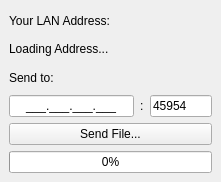
<?xml version="1.0" encoding="UTF-8"?>
<ui version="4.0">
 <class>ViewGUI</class>
 <widget class="QMainWindow" name="ViewGUI">
  <property name="geometry">
   <rect>
    <x>0</x>
    <y>0</y>
    <width>221</width>
    <height>182</height>
   </rect>
  </property>
  <property name="windowTitle">
   <string>P2P Listen</string>
  </property>
  <widget class="QWidget" name="centralwidget">
   <layout class="QVBoxLayout" name="verticalLayout" stretch="0,0,0,1,0,5">
    <item>
     <widget class="QLabel" name="_labelYourIP">
      <property name="text">
       <string>Your LAN Address:</string>
      </property>
     </widget>
    </item>
    <item>
     <widget class="QLabel" name="ipaddressLabel">
      <property name="text">
       <string>Loading Address...</string>
      </property>
     </widget>
    </item>
    <item>
     <widget class="QLabel" name="_labelSelectPort">
      <property name="text">
       <string>Send to:</string>
      </property>
     </widget>
    </item>
    <item>
     <layout class="QHBoxLayout" name="portLayout" stretch="8,1,4">
      <item>
       <widget class="QLineEdit" name="IPlineEdit">
        <property name="minimumSize">
         <size>
          <width>125</width>
          <height>0</height>
         </size>
        </property>
        <property name="inputMask">
         <string>000.000.000.000;_</string>
        </property>
        <property name="alignment">
         <set>Qt::AlignmentFlag::AlignCenter</set>
        </property>
       </widget>
      </item>
      <item>
       <widget class="QLabel" name="_colon_label">
        <property name="sizePolicy">
         <sizepolicy hsizetype="Fixed" vsizetype="Minimum">
          <horstretch>0</horstretch>
          <verstretch>0</verstretch>
         </sizepolicy>
        </property>
        <property name="text">
         <string>:</string>
        </property>
       </widget>
      </item>
      <item>
       <widget class="QLineEdit" name="portLineEdit">
        <property name="sizePolicy">
         <sizepolicy hsizetype="Preferred" vsizetype="Fixed">
          <horstretch>0</horstretch>
          <verstretch>0</verstretch>
         </sizepolicy>
        </property>
        <property name="minimumSize">
         <size>
          <width>60</width>
          <height>0</height>
         </size>
        </property>
        <property name="maximumSize">
         <size>
          <width>16777205</width>
          <height>16777215</height>
         </size>
        </property>
        <property name="inputMask">
         <string>00000</string>
        </property>
        <property name="text">
         <string>45954</string>
        </property>
       </widget>
      </item>
     </layout>
    </item>
    <item>
     <widget class="QPushButton" name="buttonSend">
      <property name="text">
       <string>Send File...</string>
      </property>
     </widget>
    </item>
    <item>
     <widget class="QProgressBar" name="progressBar">
      <property name="value">
       <number>0</number>
      </property>
     </widget>
    </item>
   </layout>
  </widget>
 </widget>
 <resources/>
 <connections>
  <connection>
   <sender>buttonSend</sender>
   <signal>clicked()</signal>
   <receiver>ViewGUI</receiver>
   <slot>listen_pressed()</slot>
   <hints>
    <hint type="sourcelabel">
     <x>202</x>
     <y>85</y>
    </hint>
    <hint type="destinationlabel">
     <x>227</x>
     <y>87</y>
    </hint>
   </hints>
  </connection>
 </connections>
 <slots>
  <slot>listen_pressed()</slot>
 </slots>
</ui>
